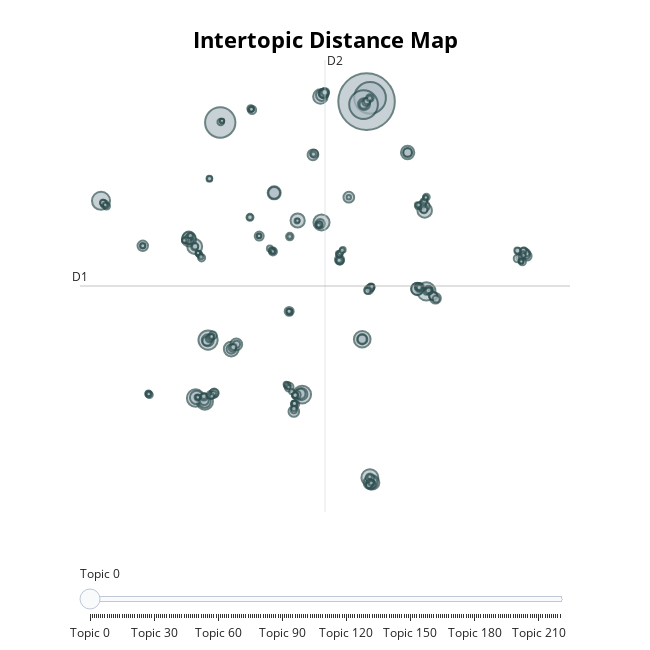

The notebook cell saved with this chart:
### Code cell
topic_model.visualize_topics()

### Figure 1 — Plotly figure (JSON) as saved in the notebook; plotly's stock layout.template omitted (floating-point values rounded to 4 significant figures; data arrays with more than 128 entries replaced by an {"elided": "..."} marker saying what was removed)
{"data": [{"customdata": {"elided": "221x3 mixed values"}, "hovertemplate": "<b>Topic %{customdata[0]}</b><br>Words: %{customdata[1]}<br>Size: %{customdata[2]}", "legendgroup": "", "marker": {"color": "#B0BEC5", "line": {"color": "DarkSlateGrey", "width": 2}, "size": {"elided": "221 int values"}, "sizemode": "area", "sizeref": 1.142, "symbol": "circle"}, "mode": "markers", "name": "", "orientation": "v", "showlegend": false, "type": "scatter", "x": {"elided": "221 float values"}, "xaxis": "x", "y": {"elided": "221 float values"}, "yaxis": "y"}], "layout": {"annotations": [{"showarrow": false, "text": "D1", "x": -12.89, "y": 1.708, "yshift": 10}, {"showarrow": false, "text": "D2", "x": 6.704, "xshift": 10, "y": 20.43}], "height": 650, "hoverlabel": {"bgcolor": "white", "font": {"family": "Rockwell", "size": 16}}, "legend": {"itemsizing": "constant", "tracegroupgap": 0}, "margin": {"t": 60}, "shapes": [{"line": {"color": "#CFD8DC", "width": 2}, "type": "line", "x0": 6.704, "x1": 6.704, "y0": -17.02, "y1": 20.43}, {"line": {"color": "#9E9E9E", "width": 2}, "type": "line", "x0": -12.89, "x1": 26.3, "y0": 1.708, "y1": 1.708}], "sliders": [{"active": 0, "pad": {"t": 50}, "steps": [{"args": [{"marker.color": {"elided": "1x221 str values"}}], "label": "Topic 0", "method": "update"}, {"args": [{"marker.color": {"elided": "1x221 str values"}}], "label": "Topic 1", "method": "update"}, {"args": [{"marker.color": {"elided": "1x221 str values"}}], "label": "Topic 2", "method": "update"}, {"args": [{"marker.color": {"elided": "1x221 str values"}}], "label": "Topic 3", "method": "update"}, {"args": [{"marker.color": {"elided": "1x221 str values"}}], "label": "Topic 4", "method": "update"}, {"args": [{"marker.color": {"elided": "1x221 str values"}}], "label": "Topic 5", "method": "update"}, {"args": [{"marker.color": {"elided": "1x221 str values"}}], "label": "Topic 6", "method": "update"}, {"args": [{"marker.color": {"elided": "1x221 str values"}}], "label": "Topic 7", "method": "update"}, {"args": [{"marker.color": {"elided": "1x221 str values"}}], "label": "Topic 8", "method": "update"}, {"args": [{"marker.color": {"elided": "1x221 str values"}}], "label": "Topic 9", "method": "update"}, {"args": [{"marker.color": {"elided": "1x221 str values"}}], "label": "Topic 10", "method": "update"}, {"args": [{"marker.color": {"elided": "1x221 str values"}}], "label": "Topic 11", "method": "update"}, {"args": [{"marker.color": {"elided": "1x221 str values"}}], "label": "Topic 12", "method": "update"}, {"args": [{"marker.color": {"elided": "1x221 str values"}}], "label": "Topic 13", "method": "update"}, {"args": [{"marker.color": {"elided": "1x221 str values"}}], "label": "Topic 14", "method": "update"}, {"args": [{"marker.color": {"elided": "1x221 str values"}}], "label": "Topic 15", "method": "update"}, {"args": [{"marker.color": {"elided": "1x221 str values"}}], "label": "Topic 16", "method": "update"}, {"args": [{"marker.color": {"elided": "1x221 str values"}}], "label": "Topic 17", "method": "update"}, {"args": [{"marker.color": {"elided": "1x221 str values"}}], "label": "Topic 18", "method": "update"}, {"args": [{"marker.color": {"elided": "1x221 str values"}}], "label": "Topic 19", "method": "update"}, {"args": [{"marker.color": {"elided": "1x221 str values"}}], "label": "Topic 20", "method": "update"}, {"args": [{"marker.color": {"elided": "1x221 str values"}}], "label": "Topic 21", "method": "update"}, {"args": [{"marker.color": {"elided": "1x221 str values"}}], "label": "Topic 22", "method": "update"}, {"args": [{"marker.color": {"elided": "1x221 str values"}}], "label": "Topic 23", "method": "update"}, {"args": [{"marker.color": {"elided": "1x221 str values"}}], "label": "Topic 24", "method": "update"}, {"args": [{"marker.color": {"elided": "1x221 str values"}}], "label": "Topic 25", "method": "update"}, {"args": [{"marker.color": {"elided": "1x221 str values"}}], "label": "Topic 26", "method": "update"}, {"args": [{"marker.color": {"elided": "1x221 str values"}}], "label": "Topic 27", "method": "update"}, {"args": [{"marker.color": {"elided": "1x221 str values"}}], "label": "Topic 28", "method": "update"}, {"args": [{"marker.color": {"elided": "1x221 str values"}}], "label": "Topic 29", "method": "update"}, {"args": [{"marker.color": {"elided": "1x221 str values"}}], "label": "Topic 30", "method": "update"}, {"args": [{"marker.color": {"elided": "1x221 str values"}}], "label": "Topic 31", "method": "update"}, {"args": [{"marker.color": {"elided": "1x221 str values"}}], "label": "Topic 32", "method": "update"}, {"args": [{"marker.color": {"elided": "1x221 str values"}}], "label": "Topic 33", "method": "update"}, {"args": [{"marker.color": {"elided": "1x221 str values"}}], "label": "Topic 34", "method": "update"}, {"args": [{"marker.color": {"elided": "1x221 str values"}}], "label": "Topic 35", "method": "update"}, {"args": [{"marker.color": {"elided": "1x221 str values"}}], "label": "Topic 36", "method": "update"}, {"args": [{"marker.color": {"elided": "1x221 str values"}}], "label": "Topic 37", "method": "update"}, {"args": [{"marker.color": {"elided": "1x221 str values"}}], "label": "Topic 38", "method": "update"}, {"args": [{"marker.color": {"elided": "1x221 str values"}}], "label": "Topic 39", "method": "update"}, {"args": [{"marker.color": {"elided": "1x221 str values"}}], "label": "Topic 40", "method": "update"}, {"args": [{"marker.color": {"elided": "1x221 str values"}}], "label": "Topic 41", "method": "update"}, {"args": [{"marker.color": {"elided": "1x221 str values"}}], "label": "Topic 42", "method": "update"}, {"args": [{"marker.color": {"elided": "1x221 str values"}}], "label": "Topic 43", "method": "update"}, {"args": [{"marker.color": {"elided": "1x221 str values"}}], "label": "Topic 44", "method": "update"}, {"args": [{"marker.color": {"elided": "1x221 str values"}}], "label": "Topic 45", "method": "update"}, {"args": [{"marker.color": {"elided": "1x221 str values"}}], "label": "Topic 46", "method": "update"}, {"args": [{"marker.color": {"elided": "1x221 str values"}}], "label": "Topic 47", "method": "update"}, {"args": [{"marker.color": {"elided": "1x221 str values"}}], "label": "Topic 48", "method": "update"}, {"args": [{"marker.color": {"elided": "1x221 str values"}}], "label": "Topic 49", "method": "update"}, {"args": [{"marker.color": {"elided": "1x221 str values"}}], "label": "Topic 50", "method": "update"}, {"args": [{"marker.color": {"elided": "1x221 str values"}}], "label": "Topic 51", "method": "update"}, {"args": [{"marker.color": {"elided": "1x221 str values"}}], "label": "Topic 52", "method": "update"}, {"args": [{"marker.color": {"elided": "1x221 str values"}}], "label": "Topic 53", "method": "update"}, {"args": [{"marker.color": {"elided": "1x221 str values"}}], "label": "Topic 54", "method": "update"}, {"args": [{"marker.color": {"elided": "1x221 str values"}}], "label": "Topic 55", "method": "update"}, {"args": [{"marker.color": {"elided": "1x221 str values"}}], "label": "Topic 56", "method": "update"}, {"args": [{"marker.color": {"elided": "1x221 str values"}}], "label": "Topic 57", "method": "update"}, {"args": [{"marker.color": {"elided": "1x221 str values"}}], "label": "Topic 58", "method": "update"}, {"args": [{"marker.color": {"elided": "1x221 str values"}}], "label": "Topic 59", "method": "update"}, {"args": [{"marker.color": {"elided": "1x221 str values"}}], "label": "Topic 60", "method": "update"}, {"args": [{"marker.color": {"elided": "1x221 str values"}}], "label": "Topic 61", "method": "update"}, {"args": [{"marker.color": {"elided": "1x221 str values"}}], "label": "Topic 62", "method": "update"}, {"args": [{"marker.color": {"elided": "1x221 str values"}}], "label": "Topic 63", "method": "update"}, {"args": [{"marker.color": {"elided": "1x221 str values"}}], "label": "Topic 64", "method": "update"}, {"args": [{"marker.color": {"elided": "1x221 str values"}}], "label": "Topic 65", "method": "update"}, {"args": [{"marker.color": {"elided": "1x221 str values"}}], "label": "Topic 66", "method": "update"}, {"args": [{"marker.color": {"elided": "1x221 str values"}}], "label": "Topic 67", "method": "update"}, {"args": [{"marker.color": {"elided": "1x221 str values"}}], "label": "Topic 68", "method": "update"}, {"args": [{"marker.color": {"elided": "1x221 str values"}}], "label": "Topic 69", "method": "update"}, {"args": [{"marker.color": {"elided": "1x221 str values"}}], "label": "Topic 70", "method": "update"}, {"args": [{"marker.color": {"elided": "1x221 str values"}}], "label": "Topic 71", "method": "update"}, {"args": [{"marker.color": {"elided": "1x221 str values"}}], "label": "Topic 72", "method": "update"}, {"args": [{"marker.color": {"elided": "1x221 str values"}}], "label": "Topic 73", "method": "update"}, {"args": [{"marker.color": {"elided": "1x221 str values"}}], "label": "Topic 74", "method": "update"}, {"args": [{"marker.color": {"elided": "1x221 str values"}}], "label": "Topic 75", "method": "update"}, {"args": [{"marker.color": {"elided": "1x221 str values"}}], "label": "Topic 76", "method": "update"}, {"args": [{"marker.color": {"elided": "1x221 str values"}}], "label": "Topic 77", "method": "update"}, {"args": [{"marker.color": {"elided": "1x221 str values"}}], "label": "Topic 78", "method": "update"}, {"args": [{"marker.color": {"elided": "1x221 str values"}}], "label": "Topic 79", "method": "update"}, {"args": [{"marker.color": {"elided": "1x221 str values"}}], "label": "Topic 80", "method": "update"}, {"args": [{"marker.color": {"elided": "1x221 str values"}}], "label": "Topic 81", "method": "update"}, {"args": [{"marker.color": {"elided": "1x221 str values"}}], "label": "Topic 82", "method": "update"}, {"args": [{"marker.color": {"elided": "1x221 str values"}}], "label": "Topic 83", "method": "update"}, {"args": [{"marker.color": {"elided": "1x221 str values"}}], "label": "Topic 84", "method": "update"}, {"args": [{"marker.color": {"elided": "1x221 str values"}}], "label": "Topic 85", "method": "update"}, {"args": [{"marker.color": {"elided": "1x221 str values"}}], "label": "Topic 86", "method": "update"}, {"args": [{"marker.color": {"elided": "1x221 str values"}}], "label": "Topic 87", "method": "update"}, {"args": [{"marker.color": {"elided": "1x221 str values"}}], "label": "Topic 88", "method": "update"}, {"args": [{"marker.color": {"elided": "1x221 str values"}}], "label": "Topic 89", "method": "update"}, {"args": [{"marker.color": {"elided": "1x221 str values"}}], "label": "Topic 90", "method": "update"}, {"args": [{"marker.color": {"elided": "1x221 str values"}}], "label": "Topic 91", "method": "update"}, {"args": [{"marker.color": {"elided": "1x221 str values"}}], "label": "Topic 92", "method": "update"}, {"args": [{"marker.color": {"elided": "1x221 str values"}}], "label": "Topic 93", "method": "update"}, {"args": [{"marker.color": {"elided": "1x221 str values"}}], "label": "Topic 94", "method": "update"}, {"args": [{"marker.color": {"elided": "1x221 str values"}}], "label": "Topic 95", "method": "update"}, {"args": [{"marker.color": {"elided": "1x221 str values"}}], "label": "Topic 96", "method": "update"}, {"args": [{"marker.color": {"elided": "1x221 str values"}}], "label": "Topic 97", "method": "update"}, {"args": [{"marker.color": {"elided": "1x221 str values"}}], "label": "Topic 98", "method": "update"}, {"args": [{"marker.color": {"elided": "1x221 str values"}}], "label": "Topic 99", "method": "update"}, {"args": [{"marker.color": {"elided": "1x221 str values"}}], "label": "Topic 100", "method": "update"}, {"args": [{"marker.color": {"elided": "1x221 str values"}}], "label": "Topic 101", "method": "update"}, {"args": [{"marker.color": {"elided": "1x221 str values"}}], "label": "Topic 102", "method": "update"}, {"args": [{"marker.color": {"elided": "1x221 str values"}}], "label": "Topic 103", "method": "update"}, {"args": [{"marker.color": {"elided": "1x221 str values"}}], "label": "Topic 104", "method": "update"}, {"args": [{"marker.color": {"elided": "1x221 str values"}}], "label": "Topic 105", "method": "update"}, {"args": [{"marker.color": {"elided": "1x221 str values"}}], "label": "Topic 106", "method": "update"}, {"args": [{"marker.color": {"elided": "1x221 str values"}}], "label": "Topic 107", "method": "update"}, {"args": [{"marker.color": {"elided": "1x221 str values"}}], "label": "Topic 108", "method": "update"}, {"args": [{"marker.color": {"elided": "1x221 str values"}}], "label": "Topic 109", "method": "update"}, {"args": [{"marker.color": {"elided": "1x221 str values"}}], "label": "Topic 110", "method": "update"}, {"args": [{"marker.color": {"elided": "1x221 str values"}}], "label": "Topic 111", "method": "update"}, {"args": [{"marker.color": {"elided": "1x221 str values"}}], "label": "Topic 112", "method": "update"}, {"args": [{"marker.color": {"elided": "1x221 str values"}}], "label": "Topic 113", "method": "update"}, {"args": [{"marker.color": {"elided": "1x221 str values"}}], "label": "Topic 114", "method": "update"}, {"args": [{"marker.color": {"elided": "1x221 str values"}}], "label": "Topic 115", "method": "update"}, {"args": [{"marker.color": {"elided": "1x221 str values"}}], "label": "Topic 116", "method": "update"}, {"args": [{"marker.color": {"elided": "1x221 str values"}}], "label": "Topic 117", "method": "update"}, {"args": [{"marker.color": {"elided": "1x221 str values"}}], "label": "Topic 118", "method": "update"}, {"args": [{"marker.color": {"elided": "1x221 str values"}}], "label": "Topic 119", "method": "update"}, {"args": [{"marker.color": {"elided": "1x221 str values"}}], "label": "Topic 120", "method": "update"}, {"args": [{"marker.color": {"elided": "1x221 str values"}}], "label": "Topic 121", "method": "update"}, {"args": [{"marker.color": {"elided": "1x221 str values"}}], "label": "Topic 122", "method": "update"}, {"args": [{"marker.color": {"elided": "1x221 str values"}}], "label": "Topic 123", "method": "update"}, {"args": [{"marker.color": {"elided": "1x221 str values"}}], "label": "Topic 124", "method": "update"}, {"args": [{"marker.color": {"elided": "1x221 str values"}}], "label": "Topic 125", "method": "update"}, {"args": [{"marker.color": {"elided": "1x221 str values"}}], "label": "Topic 126", "method": "update"}, {"args": [{"marker.color": {"elided": "1x221 str values"}}], "label": "Topic 127", "method": "update"}, {"args": [{"marker.color": {"elided": "1x221 str values"}}], "label": "Topic 128", "method": "update"}, {"args": [{"marker.color": {"elided": "1x221 str values"}}], "label": "Topic 129", "method": "update"}, {"args": [{"marker.color": {"elided": "1x221 str values"}}], "label": "Topic 130", "method": "update"}, {"args": [{"marker.color": {"elided": "1x221 str values"}}], "label": "Topic 131", "method": "update"}, {"args": [{"marker.color": {"elided": "1x221 str values"}}], "label": "Topic 132", "method": "update"}, {"args": [{"marker.color": {"elided": "1x221 str values"}}], "label": "Topic 133", "method": "update"}, {"args": [{"marker.color": {"elided": "1x221 str values"}}], "label": "Topic 134", "method": "update"}, {"args": [{"marker.color": {"elided": "1x221 str values"}}], "label": "Topic 135", "method": "update"}, {"args": [{"marker.color": {"elided": "1x221 str values"}}], "label": "Topic 136", "method": "update"}, {"args": [{"marker.color": {"elided": "1x221 str values"}}], "label": "Topic 137", "method": "update"}, {"args": [{"marker.color": {"elided": "1x221 str values"}}], "label": "Topic 138", "method": "update"}, {"args": [{"marker.color": {"elided": "1x221 str values"}}], "label": "Topic 139", "method": "update"}, {"args": [{"marker.color": {"elided": "1x221 str values"}}], "label": "Topic 140", "method": "update"}, {"args": [{"marker.color": {"elided": "1x221 str values"}}], "label": "Topic 141", "method": "update"}, {"args": [{"marker.color": {"elided": "1x221 str values"}}], "label": "Topic 142", "method": "update"}, {"args": [{"marker.color": {"elided": "1x221 str values"}}], "label": "Topic 143", "method": "update"}, {"args": [{"marker.color": {"elided": "1x221 str values"}}], "label": "Topic 144", "method": "update"}, {"args": [{"marker.color": {"elided": "1x221 str values"}}], "label": "Topic 145", "method": "update"}, {"args": [{"marker.color": {"elided": "1x221 str values"}}], "label": "Topic 146", "method": "update"}, {"args": [{"marker.color": {"elided": "1x221 str values"}}], "label": "Topic 147", "method": "update"}, {"args": [{"marker.color": {"elided": "1x221 str values"}}], "label": "Topic 148", "method": "update"}, {"args": [{"marker.color": {"elided": "1x221 str values"}}], "label": "Topic 149", "method": "update"}, {"args": [{"marker.color": {"elided": "1x221 str values"}}], "label": "Topic 150", "method": "update"}, {"args": [{"marker.color": {"elided": "1x221 str values"}}], "label": "Topic 151", "method": "update"}, {"args": [{"marker.color": {"elided": "1x221 str values"}}], "label": "Topic 152", "method": "update"}, {"args": [{"marker.color": {"elided": "1x221 str values"}}], "label": "Topic 153", "method": "update"}, {"args": [{"marker.color": {"elided": "1x221 str values"}}], "label": "Topic 154", "method": "update"}, {"args": [{"marker.color": {"elided": "1x221 str values"}}], "label": "Topic 155", "method": "update"}, {"args": [{"marker.color": {"elided": "1x221 str values"}}], "label": "Topic 156", "method": "update"}, {"args": [{"marker.color": {"elided": "1x221 str values"}}], "label": "Topic 157", "method": "update"}, {"args": [{"marker.color": {"elided": "1x221 str values"}}], "label": "Topic 158", "method": "update"}, {"args": [{"marker.color": {"elided": "1x221 str values"}}], "label": "Topic 159", "method": "update"}, {"args": [{"marker.color": {"elided": "1x221 str values"}}], "label": "Topic 160", "method": "update"}, {"args": [{"marker.color": {"elided": "1x221 str values"}}], "label": "Topic 161", "method": "update"}, {"args": [{"marker.color": {"elided": "1x221 str values"}}], "label": "Topic 162", "method": "update"}, {"args": [{"marker.color": {"elided": "1x221 str values"}}], "label": "Topic 163", "method": "update"}, {"args": [{"marker.color": {"elided": "1x221 str values"}}], "label": "Topic 164", "method": "update"}, {"args": [{"marker.color": {"elided": "1x221 str values"}}], "label": "Topic 165", "method": "update"}, {"args": [{"marker.color": {"elided": "1x221 str values"}}], "label": "Topic 166", "method": "update"}, {"args": [{"marker.color": {"elided": "1x221 str values"}}], "label": "Topic 167", "method": "update"}, {"args": [{"marker.color": {"elided": "1x221 str values"}}], "label": "Topic 168", "method": "update"}, {"args": [{"marker.color": {"elided": "1x221 str values"}}], "label": "Topic 169", "method": "update"}, {"args": [{"marker.color": {"elided": "1x221 str values"}}], "label": "Topic 170", "method": "update"}, {"args": [{"marker.color": {"elided": "1x221 str values"}}], "label": "Topic 171", "method": "update"}, {"args": [{"marker.color": {"elided": "1x221 str values"}}], "label": "Topic 172", "method": "update"}, {"args": [{"marker.color": {"elided": "1x221 str values"}}], "label": "Topic 173", "method": "update"}, {"args": [{"marker.color": {"elided": "1x221 str values"}}], "label": "Topic 174", "method": "update"}, {"args": [{"marker.color": {"elided": "1x221 str values"}}], "label": "Topic 175", "method": "update"}, {"args": [{"marker.color": {"elided": "1x221 str values"}}], "label": "Topic 176", "method": "update"}, {"args": [{"marker.color": {"elided": "1x221 str values"}}], "label": "Topic 177", "method": "update"}, {"args": [{"marker.color": {"elided": "1x221 str values"}}], "label": "Topic 178", "method": "update"}, {"args": [{"marker.color": {"elided": "1x221 str values"}}], "label": "Topic 179", "method": "update"}, {"args": [{"marker.color": {"elided": "1x221 str values"}}], "label": "Topic 180", "method": "update"}, {"args": [{"marker.color": {"elided": "1x221 str values"}}], "label": "Topic 181", "method": "update"}, {"args": [{"marker.color": {"elided": "1x221 str values"}}], "label": "Topic 182", "method": "update"}, {"args": [{"marker.color": {"elided": "1x221 str values"}}], "label": "Topic 183", "method": "update"}, {"args": [{"marker.color": {"elided": "1x221 str values"}}], "label": "Topic 184", "method": "update"}, {"args": [{"marker.color": {"elided": "1x221 str values"}}], "label": "Topic 185", "method": "update"}, {"args": [{"marker.color": {"elided": "1x221 str values"}}], "label": "Topic 186", "method": "update"}, {"args": [{"marker.color": {"elided": "1x221 str values"}}], "label": "Topic 187", "method": "update"}, {"args": [{"marker.color": {"elided": "1x221 str values"}}], "label": "Topic 188", "method": "update"}, {"args": [{"marker.color": {"elided": "1x221 str values"}}], "label": "Topic 189", "method": "update"}, {"args": [{"marker.color": {"elided": "1x221 str values"}}], "label": "Topic 190", "method": "update"}, {"args": [{"marker.color": {"elided": "1x221 str values"}}], "label": "Topic 191", "method": "update"}, {"args": [{"marker.color": {"elided": "1x221 str values"}}], "label": "Topic 192", "method": "update"}, {"args": [{"marker.color": {"elided": "1x221 str values"}}], "label": "Topic 193", "method": "update"}, {"args": [{"marker.color": {"elided": "1x221 str values"}}], "label": "Topic 194", "method": "update"}, {"args": [{"marker.color": {"elided": "1x221 str values"}}], "label": "Topic 195", "method": "update"}, {"args": [{"marker.color": {"elided": "1x221 str values"}}], "label": "Topic 196", "method": "update"}, {"args": [{"marker.color": {"elided": "1x221 str values"}}], "label": "Topic 197", "method": "update"}, {"args": [{"marker.color": {"elided": "1x221 str values"}}], "label": "Topic 198", "method": "update"}, {"args": [{"marker.color": {"elided": "1x221 str values"}}], "label": "Topic 199", "method": "update"}, {"args": [{"marker.color": {"elided": "1x221 str values"}}], "label": "Topic 200", "method": "update"}, {"args": [{"marker.color": {"elided": "1x221 str values"}}], "label": "Topic 201", "method": "update"}, {"args": [{"marker.color": {"elided": "1x221 str values"}}], "label": "Topic 202", "method": "update"}, {"args": [{"marker.color": {"elided": "1x221 str values"}}], "label": "Topic 203", "method": "update"}, {"args": [{"marker.color": {"elided": "1x221 str values"}}], "label": "Topic 204", "method": "update"}, {"args": [{"marker.color": {"elided": "1x221 str values"}}], "label": "Topic 205", "method": "update"}, {"args": [{"marker.color": {"elided": "1x221 str values"}}], "label": "Topic 206", "method": "update"}, {"args": [{"marker.color": {"elided": "1x221 str values"}}], "label": "Topic 207", "method": "update"}, {"args": [{"marker.color": {"elided": "1x221 str values"}}], "label": "Topic 208", "method": "update"}, {"args": [{"marker.color": {"elided": "1x221 str values"}}], "label": "Topic 209", "method": "update"}, {"args": [{"marker.color": {"elided": "1x221 str values"}}], "label": "Topic 210", "method": "update"}, {"args": [{"marker.color": {"elided": "1x221 str values"}}], "label": "Topic 211", "method": "update"}, {"args": [{"marker.color": {"elided": "1x221 str values"}}], "label": "Topic 212", "method": "update"}, {"args": [{"marker.color": {"elided": "1x221 str values"}}], "label": "Topic 213", "method": "update"}, {"args": [{"marker.color": {"elided": "1x221 str values"}}], "label": "Topic 214", "method": "update"}, {"args": [{"marker.color": {"elided": "1x221 str values"}}], "label": "Topic 215", "method": "update"}, {"args": [{"marker.color": {"elided": "1x221 str values"}}], "label": "Topic 216", "method": "update"}, {"args": [{"marker.color": {"elided": "1x221 str values"}}], "label": "Topic 217", "method": "update"}, {"args": [{"marker.color": {"elided": "1x221 str values"}}], "label": "Topic 218", "method": "update"}, {"args": [{"marker.color": {"elided": "1x221 str values"}}], "label": "Topic 219", "method": "update"}, {"args": [{"marker.color": {"elided": "1x221 str values"}}], "label": "Topic 220", "method": "update"}]}], "title": {"font": {"color": "Black", "size": 22}, "text": "<b>Intertopic Distance Map", "x": 0.5, "xanchor": "center", "y": 0.95, "yanchor": "top"}, "width": 650, "xaxis": {"anchor": "y", "domain": [0, 1], "range": [-12.89, 26.3], "title": {"text": ""}, "visible": false}, "yaxis": {"anchor": "x", "domain": [0, 1], "range": [-17.02, 20.43], "title": {"text": ""}, "visible": false}}}
